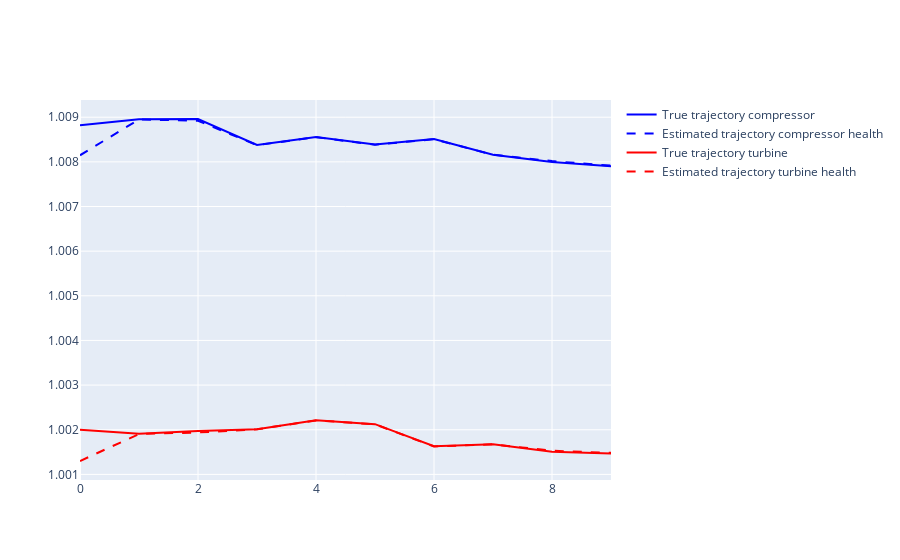

Notebook cell for this chart:
### Code cell
# Plots
true_traj = np.array(traj_test)
est_traj = np.array(estimated_traj_test)

fig = go.Figure()

fig.add_trace(go.Scatter(y=true_traj[:, 0], mode="lines", line=dict(color="blue"), name="True trajectory compressor"))
fig.add_trace(go.Scatter(y=est_traj[:, 0], mode="lines", line=dict(color="blue", dash="dash"), name="Estimated trajectory compressor health"))

fig.add_trace(go.Scatter(y=true_traj[:, 1], mode="lines", line=dict(color="red"), name="True trajectory turbine"))
fig.add_trace(go.Scatter(y=est_traj[:, 1], mode="lines", line=dict(color="red", dash="dash"), name="Estimated trajectory turbine health"))
fig.show()

### Figure 1 — Plotly figure (JSON) as saved in the notebook; plotly's stock layout.template omitted (floating-point values rounded to 4 significant figures)
{"data": [{"line": {"color": "blue"}, "mode": "lines", "name": "True trajectory compressor", "type": "scatter", "y": [1.009, 1.009, 1.009, 1.008, 1.009, 1.008, 1.009, 1.008, 1.008, 1.008]}, {"line": {"color": "blue", "dash": "dash"}, "mode": "lines", "name": "Estimated trajectory compressor health", "type": "scatter", "y": [1.008, 1.009, 1.009, 1.008, 1.009, 1.008, 1.009, 1.008, 1.008, 1.008]}, {"line": {"color": "red"}, "mode": "lines", "name": "True trajectory turbine", "type": "scatter", "y": [1.002, 1.002, 1.002, 1.002, 1.002, 1.002, 1.002, 1.002, 1.002, 1.001]}, {"line": {"color": "red", "dash": "dash"}, "mode": "lines", "name": "Estimated trajectory turbine health", "type": "scatter", "y": [1.001, 1.002, 1.002, 1.002, 1.002, 1.002, 1.002, 1.002, 1.002, 1.001]}], "layout": {}}
